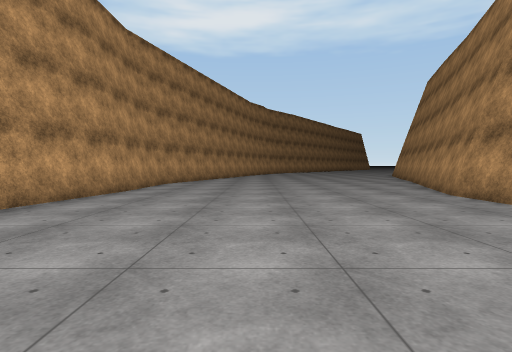
View 1 (above)

16 first-person views from a walk through a Unity game level. The camera is 1.2 m above the floor, tilts 2° down and sees 80° across. The floor is counted in squares, 2 m on a side. Each view is taken from the middle of a square. On the plan, view 1 faces up. The plan holds only what a view shows up to about 9 squares ahead; the rest is blank. The place goes on beyond the plan. Some animated figures are not drawn. Some surface patterns are stand-ins.

View 2
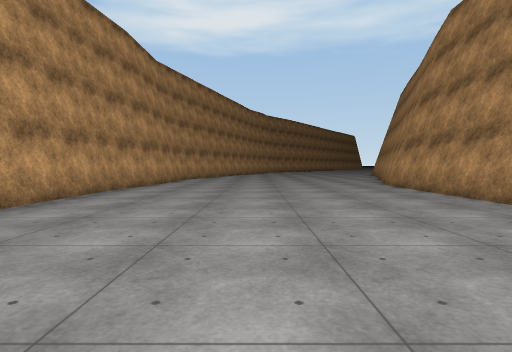

View 3
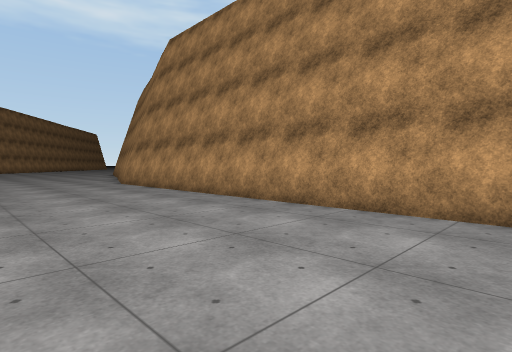

View 4
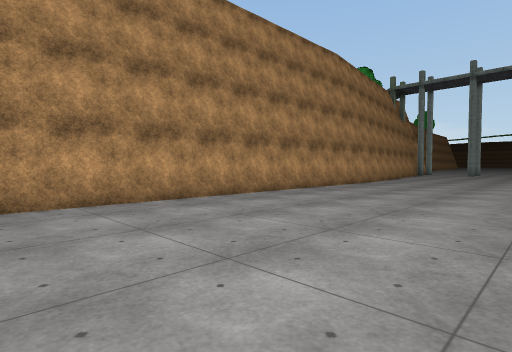

View 5
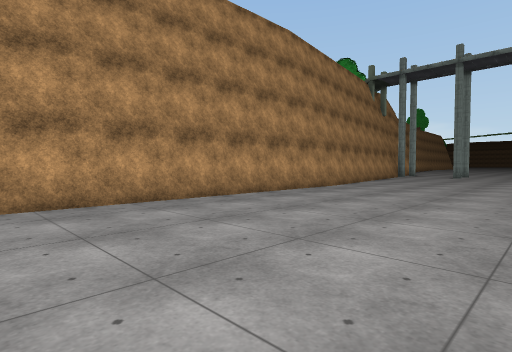

View 6
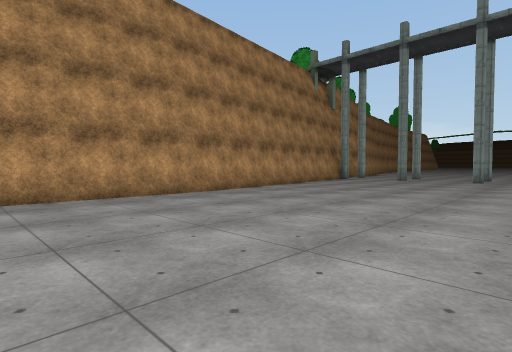

View 7
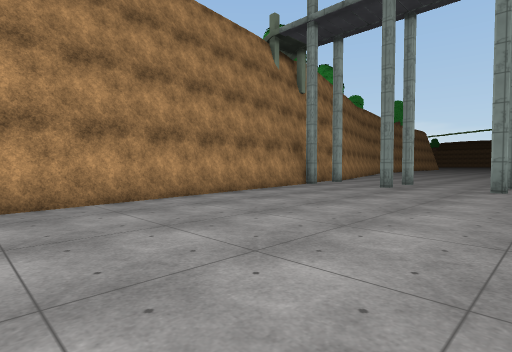

View 8
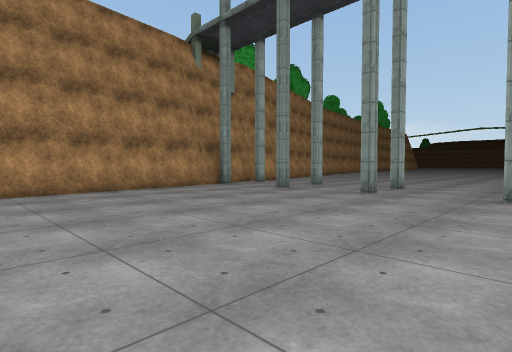

View 9
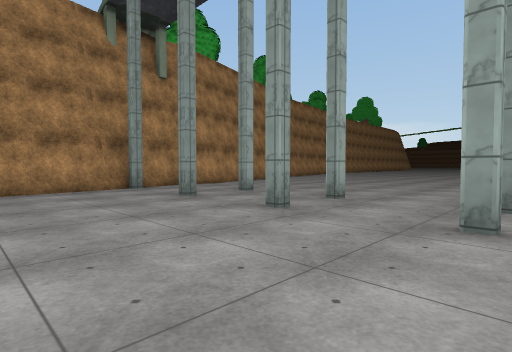

View 10
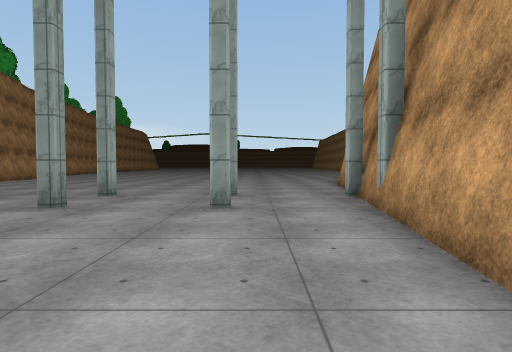

View 11
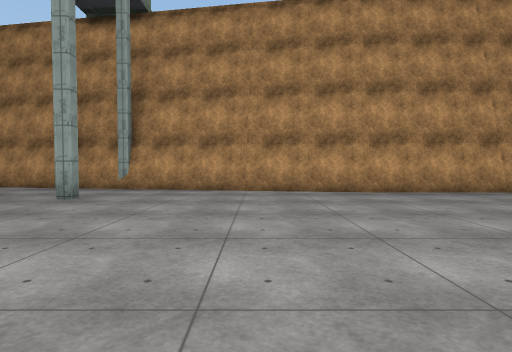

View 12
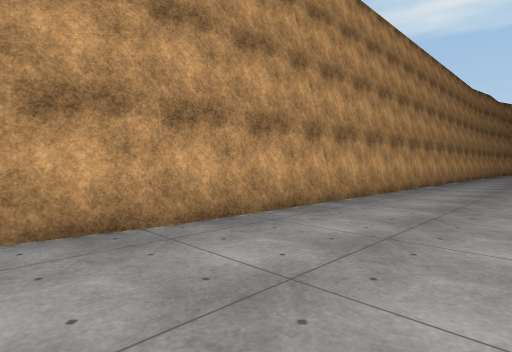

View 13
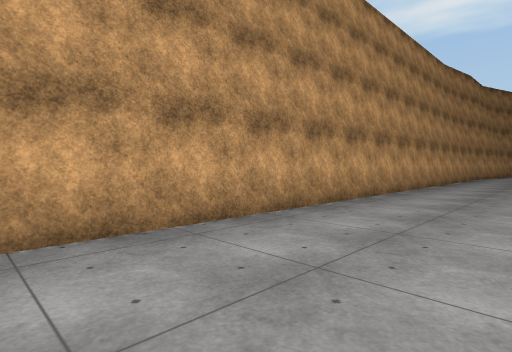

View 14
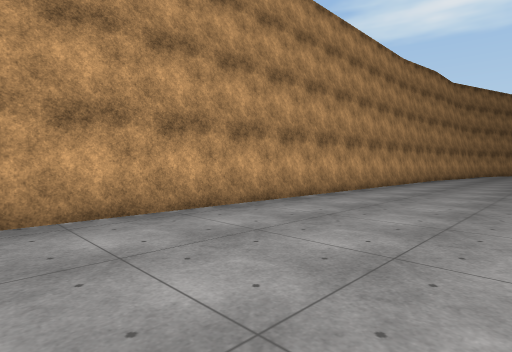

View 15
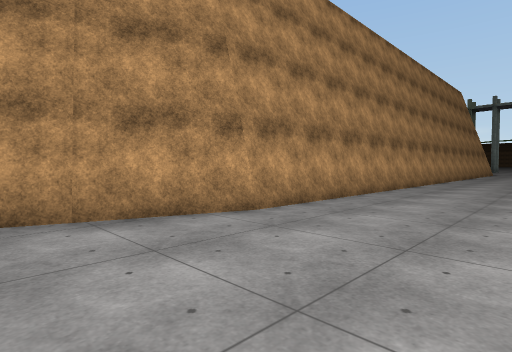

View 16
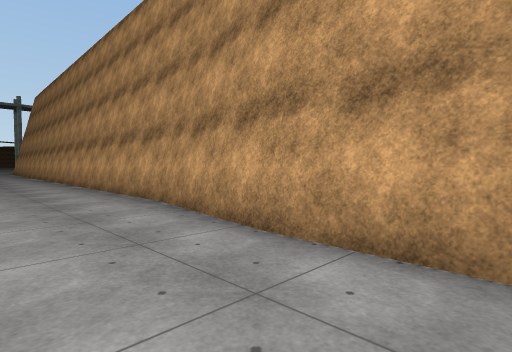

### Floor plan
Key: @ floor where view 1 was taken; # wall or solid block; . floor.
Columns run from 6 left of view 1 to 5 right of it. Each row starts with its distance up from view 1.
  9    #.......#
  8    #.......#
  7   ##.......#
  6   #.......##
  5   #.......#
  4   #.......#
  3   #.......#
  2   #.......#
  1   #.......#
  0   #...@...#
 -1   #.......#
 -2   #.......#
 -3   #.......#
 -4   #.......#
 -5   #.......#
 -6   #.......#
 -7   #.......#
 -8   #.......#
 -9   #.......#
-10   #.......#
-11   #.......#
-12   #.......#
-13   #.......#
-14   #.......#
-15   #.......#
-16   #........
-17   #........#
-18   .........#
-19  #.........#
-20  #.........#
-21  #.#....#..#
-22  #.........#
-23  #.#..#.#..
-24  ..........
-25 #..........
-26 #........
-27      ...
-28      ..

Where each view was taken, in squares from view 1:
view 1: 0 up, 0 right, facing up
view 2: 3 down, 0 right, facing up
view 3: 4 down, 0 right, facing up-right
view 4: 2 down, 1 left, facing down-right
view 5: 5 down, 1 left, facing down-right
view 6: 9 down, 2 left, facing down-right
view 7: 13 down, 1 left, facing down-right
view 8: 15 down, 3 left, facing down-right
view 9: 18 down, 3 left, facing down-right
view 10: 17 down, 3 left, facing down
view 11: 18 down, 3 right, facing left
view 12: 17 down, 1 left, facing up-left
view 13: 11 down, 1 left, facing up-left
view 14: 9 down, 0 right, facing up-left
view 15: 9 up, 1 right, facing down-right
view 16: 9 up, 1 left, facing down-left
